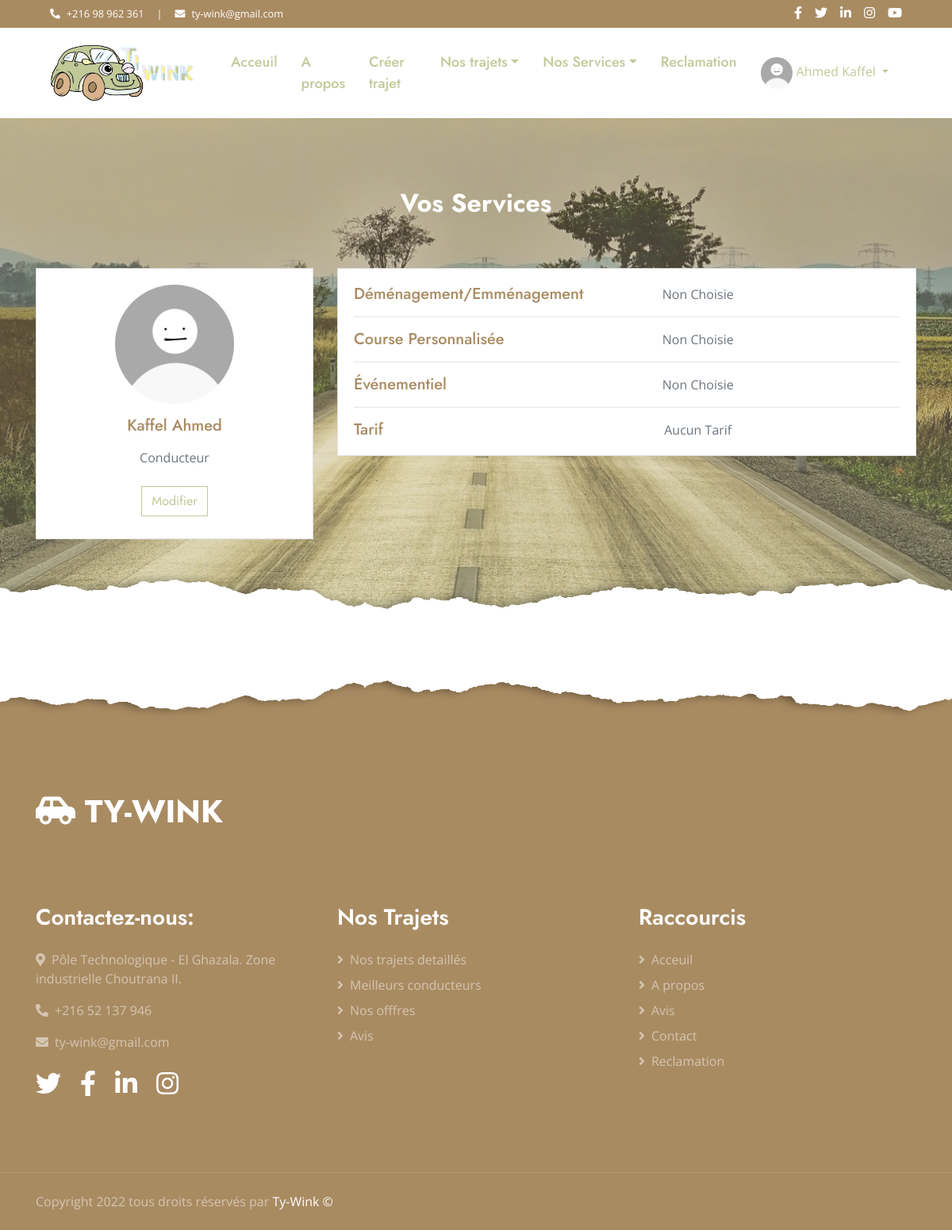
Screenshot of /view/affichageservice.php (signed in) with the database file from the repository.
### tables this page shows
CREATE TABLE `user` (
  `cin` int(11) NOT NULL,
  `nom` varchar(30) NOT NULL,
  `prenom` varchar(30) NOT NULL,
  `phone` int(11) NOT NULL,
  `dob` date NOT NULL,
  `sexe` int(11) NOT NULL,
  `email` varchar(40) NOT NULL,
  `mdp` varchar(32) NOT NULL,
  `nbpassager` int(11) DEFAULT NULL,
  `nbvoiture` int(11) DEFAULT NULL,
  `nbconduire` int(11) DEFAULT NULL,
  `pdp` int(11) NOT NULL,
  `service1` int(11) DEFAULT NULL,
  `service2` int(11) DEFAULT NULL,
  `service3` int(11) DEFAULT NULL,
  `tarif` int(11) DEFAULT NULL
);

### controller/userc.php (called while the page is built, shortened)
<?php
class userc
{
    public function listusers ()
    {
        $sql='SELECT * FROM user';
        $base= config::getConnexion();
        try
            {
                $liste = $base->query($sql);
                return $liste;
            }
      catch(PDOException $e)
           { die('erreur:' . $e->getMessage());}
    }
}
?>

### view/affichageservice.php (the view, shortened to what this page needs)
<html>
<head>
    <link href="https://cdnjs.cloudflare.com/ajax/libs/font-awesome/5.10.0/css/all.min.css" rel="stylesheet">
    <link href="../lib/owlcarousel/assets/owl.carousel.min.css" rel="stylesheet">
    <link href="../css/style.css" rel="stylesheet">
</head>
<body>
    <div class="container-fluid bg-dark">
        <div class="row py-2 px-lg-5">
            <div class="col-lg-6 text-center text-lg-left mb-2 mb-lg-0">
                <div class="d-inline-flex align-items-center text-white">
                    <small><i class="fa fa-phone-alt mr-2"></i>+216 98 962 361</small>
                    <small class="px-3">|</small>
                    <small><i class="fa fa-envelope mr-2"></i>ty-wink@gmail.com</small>
                </div>
            </div>
            <div class="col-lg-6 text-center text-lg-right">
                <div class="d-inline-flex align-items-center">
                    <a class="text-white px-2" href="https://www.facebook.com/hayder.abdellaoui.9">
                        <i class="fab fa-facebook-f"></i>
                    </a>
                    <a class="text-white px-2" href="https://www.facebook.com/hayder.abdellaoui.9">
                        <i class="fab fa-twitter"></i>
                    </a>
                    <a class="text-white px-2" href="https://www.facebook.com/hayder.abdellaoui.9">
                        <i class="fab fa-linkedin-in"></i>
                    </a>
                    <a class="text-white px-2" href="https://www.facebook.com/hayder.abdellaoui.9">
                        <i class="fab fa-instagram"></i>
                    </a>
                    <a class="text-white pl-2" href="https://www.facebook.com/hayder.abdellaoui.9">
                        <i class="fab fa-youtube"></i>
                    </a>
                </div>
            </div>
        </div>
    </div>
<?php
include 'headerClient.php';
include '../controller/userc.php';
if($_SESSION!=null)
{ $userc= new userc();
    $list = $userc->listusers();
    foreach ($list as $user)
     { if ($user['cin']==$_SESSION["cin"])
        { if (($user['nbpassager']==null) && ($user['nbconduire']==null))
            $type='Client';
            else if (($user['nbpassager']!=null) && ($user['nbconduire']==null))
            $type='Passager';
            else if (($user['nbpassager']==null) && ($user['nbconduire']!=null))
            $type='Conducteur';
            else $type='Conducteur
                        Passager';
                        if ($user['service1']==1)  $x1="Choisie"; else $x1="Non Choisie";
                        if ($user['service2']==1)  $x2="Choisie"; else $x2="Non Choisie";
                        if ($user['service3']==1) $x3="Choisie"; else $x3="Non Choisie";
?>
<div class="jumbotron jumbotron-fluid position-relative overlay-bottom " style="margin-bottom: 80px;">
  <div class="container my-0 py-0 " >
    <div class="row " >
      <div class="container text-center my-0 py-0">
            <h2 class="text-white mt-4 mb-4">Vos Services <br><br></h2>
</div>
    </div>
    <div class="row">
      <div class="col-lg-4">
        <div class="card mb-4">
          <div class="card-body text-center">
            <img src="../img/avatar<?=$user['pdp'];?>.png" alt=""
              class="rounded-circle img-fluid" style="width: 150px;">
            <h5 class="my-3"><?= $user['nom'];?>  <?= $user['prenom'];?></h5>
            <p class="text-muted mb-4"><?= $type?></p>
            <div class="d-flex justify-content-center mb-2">
            <a href="modifierservice.php"><button type="button" class="btn btn-outline-primary" value="update">Modifier</button></a>
            </div>
          </div>
        </div>
      </div>
      <div class="col-lg-8">
        <div class="card mb-4">
          <div class="card-body">
            <div class="row">
              <div class="col-sm-6">
              <h5 class="my-0">Déménagement/Emménagement</h5>
              </div>
              <div class="col-sm-3 text-center">
                <p class="text-muted mb-0"><?= $x1?></p>
              </div>
            </div>
            <hr>
            <div class="row">
              <div class="col-sm-6">
              <h5 class="my-0">Course Personnalisée</h5>
              </div>
              <div class="col-sm-3 text-center">
                <p class="text-muted mb-0"><?= $x2?></p>
              </div>
            </div>
            <hr>
            <div class="row">
              <div class="col-sm-6">
              <h5 class="my-0">Événementiel</h5>
              </div>
              <div class="col-sm-3 text-center">
                <p class="text-muted mb-0"><?= $x3?></p>
              </div>
            </div>
            <hr>
            <div class="row">
              <div class="col-sm-6">
              <h5 class="my-0">Tarif</h5>
              </div>
              <div class="col-sm-3 text-center">
                <p class="text-muted mb-0"><?php if ($user['tarif']!=NULL) echo $user['tarif']." Dt/Heure"; else echo "Aucun Tarif"; ?></p>
              </div>
            </div>
          </div>
        </div>
    </div>
    </div>
  </div>
</div>
<?php
}
}
include 'footerClient.php';
?>
</body>
</html>
<?php
}
?>

### rows the page displays
user: nom "Kaffel", prenom "Ahmed", type "Conducteur", service1 "Non Choisie", service2 "Non Choisie", service3 "Non Choisie", shows "Aucun Tarif"

### other values shown
$_SESSION['prenom'] "Ahmed"
$_SESSION['nom'] "Kaffel"
